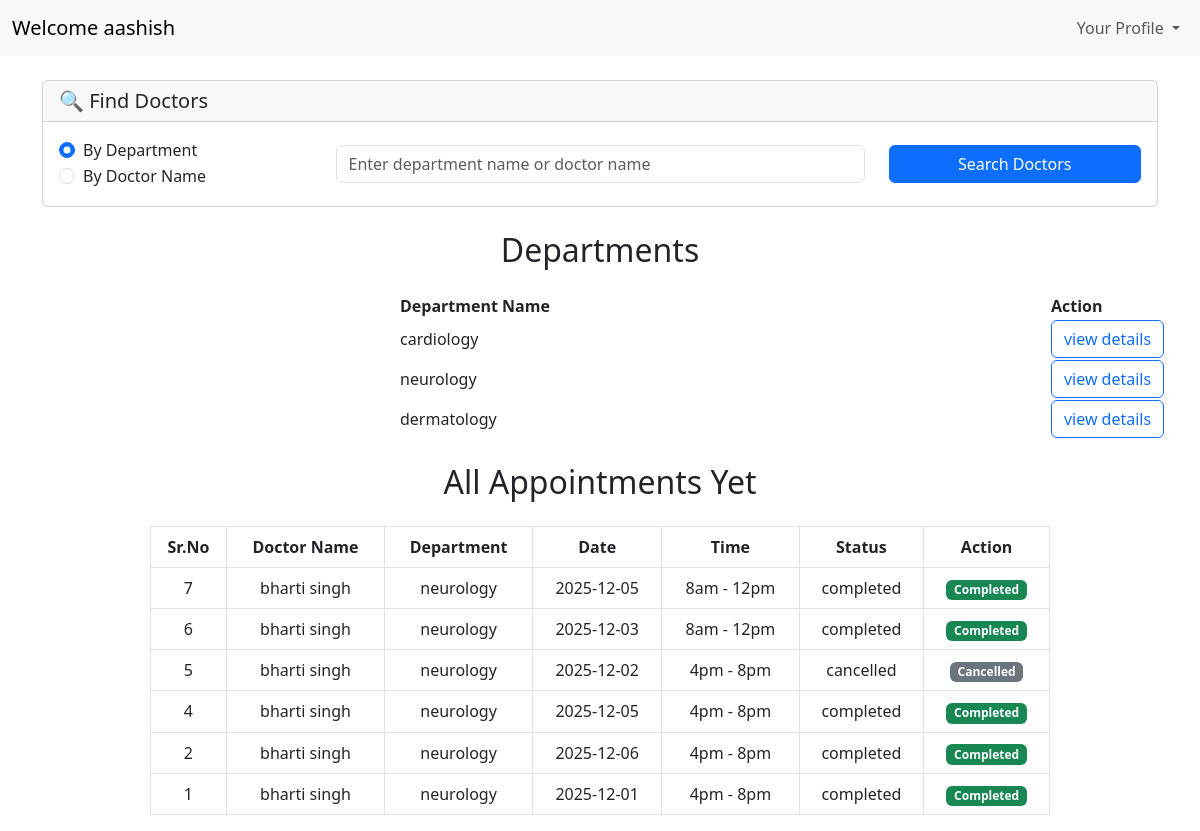
Screenshot of /dashboard/patient (signed in) with the database file from the repository.
### models/models.py (models this page shows)
class User(db.Model):
    id=db.Column(db.Integer(),primary_key=True)
    fullname = db.Column(db.String(50),nullable = False)
    username = db.Column(db.String(50),unique = True,nullable = False)
    password = db.Column(db.String(),nullable= False)
    role = db.Column(db.String(10),nullable=False)
    status=db.Column(db.Integer(),nullable=False,default=0)
    created_at=db.Column(db.DateTime(),default=datetime.datetime.utcnow)
    updated_at=db.Column(db.DateTime(),default=datetime.datetime.utcnow,onupdate=datetime.datetime.utcnow)

class Department(db.Model):
    id=db.Column(db.Integer(),primary_key=True)
    name=db.Column(db.String(50),nullable = False)
    descreption=db.Column(db.String(200),nullable=True)

class Doctor(db.Model):
    id=db.Column(db.Integer(),primary_key=True)
    fullname = db.Column(db.String(50),nullable = False)
    username = db.Column(db.String(50),unique = True,nullable = False)
    password = db.Column(db.String(),nullable= False)
    address = db.Column(db.String(200),nullable = False)
    phone = db.Column(db.String(15),nullable = False)
    email = db.Column(db.String(50),nullable = False)
    experience = db.Column(db.String(100),nullable = False)
    specialization = db.Column(db.String(50),nullable = False)
    created_at=db.Column(db.DateTime(),default=datetime.datetime.utcnow)
    updated_at=db.Column(db.DateTime(),default=datetime.datetime.utcnow,onupdate=datetime.datetime.utcnow)

class Appointments(db.Model):
    id = db.Column(db.Integer, primary_key=True)
    patient = db.Column(db.String(50), nullable=False)
    doctor = db.Column(db.String(50), nullable=False)
    date = db.Column(db.String(10), nullable=False)
    timeslot = db.Column(db.String(20), nullable=False)
    status = db.Column(db.String(15), nullable=False)

### controllers/patientDashboard.py (the view)
@thepatientDashboard.route("/dashboard/patient", methods=['GET','POST'])
def patientDashboard():
    if('user' in session and session['role']=="patient"):
        user=session['user']
        theUser= User.query.filter_by(username=user).first()
        departments= Department.query.all()
        myappointmnets= Appointments.query.filter_by(patient=user).all()
        print("My Appointments:", myappointmnets)
        sendabledata = []
        details = {}
        for x in myappointmnets:
            getdoctorsderails=Doctor.query.filter_by(username=x.doctor).first()
            details={
                "id": x.id,
                "fullname": getdoctorsderails.fullname,
                "specialization": getdoctorsderails.specialization,
                "date": x.date,
                "timeslot": x.timeslot,
                "status": x.status
            }
            sendabledata.append(details)
        print("Sendable Data:", sendabledata)
        sendabledata.reverse()
        return render_template("patientDashboard.html",theUser=theUser,user=user, departments=departments, sendabledata=sendabledata)
    else:
        return redirect("/login")

### templates/patientDashboard.html (shortened to what this page needs)
<!DOCTYPE html>
<html lang="en">
<head>
     <link href="https://cdn.jsdelivr.net/npm/bootstrap@5.3.0-alpha1/dist/css/bootstrap.min.css" rel="stylesheet">
</head>
<body>
<nav class="navbar navbar-expand-lg bg-body-tertiary">
  <div class="container-fluid">
    <a class="navbar-brand" href="#">Welcome {{theUser.fullname}}</a>
    <div class="collapse navbar-collapse justify-content-end" id="navbarSupportedContent">
        <ul class="navbar-nav">
          <li class="nav-item dropdown">
            <a class="nav-link dropdown-toggle" href="#" role="button" data-bs-toggle="dropdown" aria-expanded="false">
              Your Profile
            </a>
          </li>
        </ul>
    </div>
  </div>
</nav>
<div class="container mt-4">
  <div class="card">
    <div class="card-header">
      <h5 class="mb-0">🔍 Find Doctors</h5>
    </div>
    <div class="card-body">
      <form method="POST" action="/dashboard/patient/search">
        <div class="row align-items-center">
          <div class="col-md-3">
            <div class="form-check">
              <input class="form-check-input" type="radio" name="search_type" id="search_department" value="department" checked>
              <label class="form-check-label" for="search_department">
                By Department
              </label>
            </div>
            <div class="form-check">
              <input class="form-check-input" type="radio" name="search_type" id="search_doctor" value="doctor">
              <label class="form-check-label" for="search_doctor">
                By Doctor Name
              </label>
            </div>
          </div>
          <div class="col-md-6">
            <input class="form-control" type="text" name="search_query" placeholder="Enter department name or doctor name" required>
          </div>
          <div class="col-md-3">
            <button class="btn btn-primary w-100" type="submit">Search Doctors</button>
          </div>
        </div>
      </form>
    </div>
  </div>
</div>
<h2 class="text-center my-4">Departments</h2>
<table>
    <thead>
        <tr>
            <th style="padding-right: 500px;padding-left: 400px;">Department Name</th>
            <th>Action</th>
        </tr>
    </thead>
    <tbody>
        {% for x in departments %}
        <tr>
            <td style="padding-right: 500px;padding-left: 400px;">{{ x.name }}</td>
            <td>
            <a class="btn btn-outline-primary" href="/dashboard/patient/dep-details/{{x.name}}">view details </a>
            </td>
        </tr>
        {% endfor %}
    </tbody>
</table>
<h2 class="text-center my-4">All Appointments Yet</h2>
<div style="max-width: 900px; margin: auto;">
  <table class="table table-bordered table-hover text-center align-middle">
    <thead>
      <tr >
        <th>Sr.No</th>
        <th>Doctor Name</th>
        <th>Department</th>
        <th>Date</th>
        <th>Time</th>
        <th>Status</th>
        <th>Action</th>
      </tr>
    </thead>
    <tbody>
      {% for z in sendabledata %}
      <tr>
        <td>{{z.id}}</td>
        <td>{{z.fullname}}</td>
        <td>{{z.specialization}}</td>
        <td>{{z.date}}</td>
        <td>{{z.timeslot}}</td>
        <td>{{z.status}}</td>
        {% if z.status == "booked" %}
        <td><button class="btn btn-outline-danger" onclick="cancelAppointment(`{{z.id}}`)">Cancel</button></td>
        {%elif z.status == "completed" %}
        <td><span class="badge bg-success">Completed</span></td>
        {%elif z.status == "cancelled" %}
        <td><span class="badge bg-secondary">Cancelled</span></td>
        {%else%}
        <td><span class="badge bg-warning">{{z.status}}</span></td>
        {%endif%}
        </tr>
        {%endfor%}
    </tbody>
  </table>
</div>
</body>
</html>

### rows the page displays
User: fullname "aashish"
Department: name "cardiology"
Department: name "neurology"
Department: name "dermatology"
Doctor: fullname "bharti singh" "bharti singh" "bharti singh" "bharti singh" "bharti singh" "bharti singh", specialization "neurology" "neurology" "neurology" "neurology" "neurology" "neurology"
Appointments: date "2025-12-05", timeslot "8am - 12pm", status "completed"
Appointments: date "2025-12-03", timeslot "8am - 12pm", status "completed"
Appointments: date "2025-12-02", timeslot "4pm - 8pm", status "cancelled"
Appointments: date "2025-12-05", timeslot "4pm - 8pm", status "completed"
Appointments: date "2025-12-06", timeslot "4pm - 8pm", status "completed"
Appointments: date "2025-12-01", timeslot "4pm - 8pm", status "completed"

### other values shown
{{ z.id }} "7" "6" "5" "4" "2" "1"
